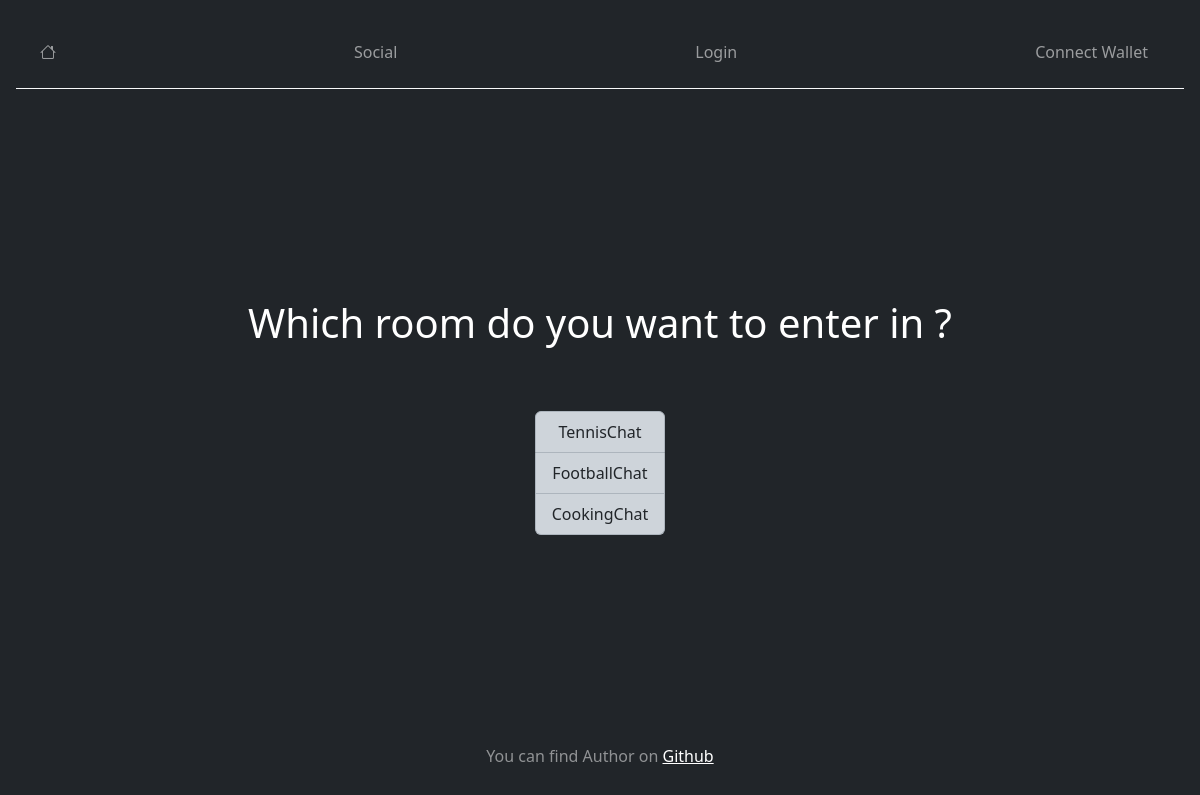
Page /chat/ on the committed database.
### chat/models.py (models this page shows)
class Room(models.Model):
    name = models.CharField(max_length=64, null=False)

### chat/views.py (the view)
# urls.py: path('chat/', access_chatrooms, name="chose_chatrooms"),
def access_chatrooms(request):
    rooms = Room.objects.filter(
        Q(name='TennisChat') | Q(name='FootballChat') | Q(name='CookingChat')
    )
    return render(request, 'chat/access.html', {'rooms' : rooms})

### chat/templates/chat/access.html (shortened to what this page needs)
{% extends 'base.html' %}
{% block content %}
<div class=" container d-flex flex-column justify-content-center align-items-center flex-grow-1 text-center">
    {% if rooms %}
        <h1 class="mt-5 mb-5">Which room do you want to enter in ?</h1>
    {% else %}
        <p>There is no avalibale room to enter in</p>
    {% endif %}
    <ul class="list-group mt-3 mb-5">
        {% for room in rooms %}
        <li class="list-group-item list-group-item-dark">
            <a class="link-dark link-underline-opacity-0" href="{% url 'chat:access_room' room.pk%}">{{ room.name }}</a>
        </li>
        {% endfor %}
    </ul>
</div>
{% endblock %}

### rows in the picture
Room: name "TennisChat"
Room: name "FootballChat"
Room: name "CookingChat"
